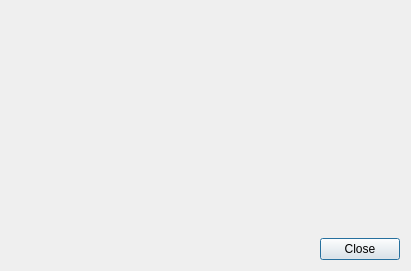
<ui version="4.0" >
 <class>toMessageUI</class>
 <widget class="QDialog" name="toMessageUI" >
  <property name="geometry" >
   <rect>
    <x>0</x>
    <y>0</y>
    <width>411</width>
    <height>271</height>
   </rect>
  </property>
  <property name="windowTitle" >
   <string>Warning message</string>
  </property>
  <layout class="QGridLayout" >
   <item row="0" column="0" >
    <widget class="toMarkedText" native="1" name="Message" >
     <property name="sizePolicy" >
      <sizepolicy vsizetype="Expanding" hsizetype="Expanding" >
       <horstretch>0</horstretch>
       <verstretch>0</verstretch>
      </sizepolicy>
     </property>
    </widget>
   </item>
   <item row="1" column="0" >
    <widget class="QDialogButtonBox" name="buttonBox" >
     <property name="orientation" >
      <enum>Qt::Horizontal</enum>
     </property>
     <property name="standardButtons" >
      <set>QDialogButtonBox::Close</set>
     </property>
    </widget>
   </item>
  </layout>
 </widget>
 <customwidgets>
  <customwidget>
   <class>toMarkedText</class>
   <extends>QWidget</extends>
   <header>tomarkedtext.h</header>
  </customwidget>
 </customwidgets>
 <resources/>
 <connections>
  <connection>
   <sender>buttonBox</sender>
   <signal>rejected()</signal>
   <receiver>toMessageUI</receiver>
   <slot>reject()</slot>
   <hints>
    <hint type="sourcelabel" >
     <x>380</x>
     <y>252</y>
    </hint>
    <hint type="destinationlabel" >
     <x>413</x>
     <y>254</y>
    </hint>
   </hints>
  </connection>
 </connections>
</ui>
